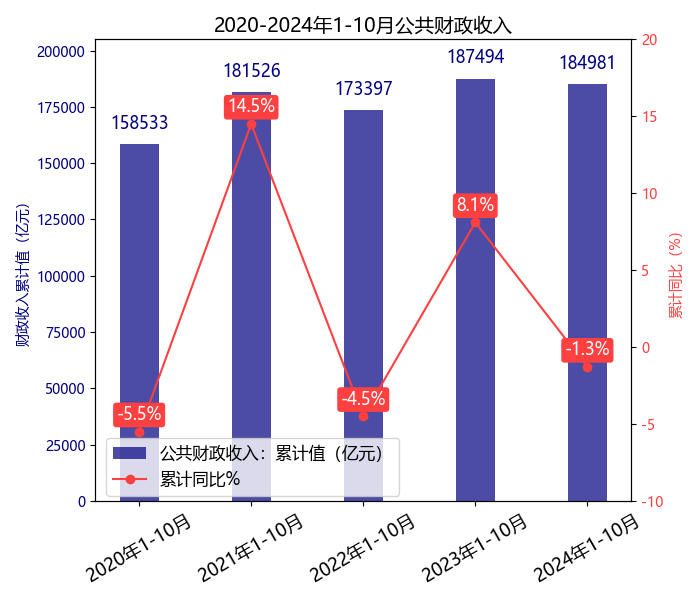

Source code (Python):
import matplotlib.pyplot as plt
import numpy as np

# 设置中文字体（Windows 下使用微软雅黑，Linux/Mac 可能需要调整）
plt.rcParams['font.sans-serif'] = ['Microsoft YaHei']  # 微软雅黑
plt.rcParams['axes.unicode_minus'] = False  # 解决负号显示问题

# 数据（仅 2020-2024 年）
years = ['2020年1-10月', '2021年1-10月', '2022年1-10月', '2023年1-10月', '2024年1-10月']
fiscal_income = [158533, 181526, 173397, 187494, 184981]  # 累计值亿元
yoy_percent = [-5.5, 14.5, -4.5, 8.1, -1.3]  # 累计同比%

# 创建图表
fig, ax1 = plt.subplots(figsize=(7, 6))

# 绘制深蓝色柱状图（财政收入累计值），调整 width 参数使柱子变窄
ax1.bar(years, fiscal_income, color='navy', alpha=0.7, label='公共财政收入：累计值（亿元）', width=0.35)  # 默认宽度是 0.8，改为 0.4
ax1.set_ylabel('财政收入累计值（亿元）', color='navy')
ax1.tick_params(axis='y', labelcolor='navy')
ax1.set_ylim(0, 205000)  # Y 轴范围（0 到 22 万亿）

# 在柱状图上标注数值（字体大小为 12）
for i, v in enumerate(fiscal_income):
    ax1.text(i, v + 5000, str(v), ha='center', va='bottom', color='navy', fontsize=12)

# 创建第二个 Y 轴（用于同比增长%）
ax2 = ax1.twinx()
ax2.plot(years, yoy_percent, color='#FF4040', marker='o', label='累计同比%')  # 明亮的鲜红色
ax2.set_ylabel('累计同比（%）', color='#FF4040')
ax2.tick_params(axis='y', labelcolor='#FF4040')
ax2.set_ylim(-10, 20)  # Y 轴范围（-15% 到 25%）

# 在折线图数据点上标注数值（字体大小为 12，添加红色矩形背景，字体颜色为白色）
for i, v in enumerate(yoy_percent):
    ax2.text(i, v + 0.5, f'{v}%', 
             ha='center', va='bottom', 
             color='white', fontsize=12,
             bbox=dict(facecolor='#FF4040', edgecolor='none', boxstyle='round,pad=0.2'))

# 添加标题和图例
plt.title('2020-2024年1-10月公共财政收入', fontsize=14)
fig.legend(loc='lower left', bbox_to_anchor=(0.14, 0.16), prop={'size': 12})

# 调整 X 轴刻度标签（旋转 45°，字体大小为 12）
ax1.set_xticklabels(years, rotation=30, fontsize=13)

# 调整布局
plt.tight_layout()

# 显示图表
plt.show()
